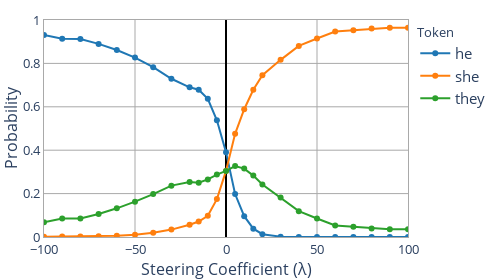

This figure's notebook cell:
### Code cell
i = 427
p = inputs[i]['prompt']
target_tokens = inputs[i]['answer_options']
print("Prompt:", task.dataset[i]["text"])
coeffs = loop_coeffs(min_coeff=-100, max_coeff=-30, increment=10) + loop_coeffs(min_coeff=-20, max_coeff=20, increment=5) + loop_coeffs(min_coeff=30, max_coeff=100, increment=10)
target_token_probs = get_target_token_probs(p, steering_vec, layer, target_tokens, coeffs)
fig = plot_steering(target_token_probs, coeffs, width=500, height=280, x_range=[-100, 100])
fig.show()

### Figure 1 — Plotly figure (JSON) as saved in the notebook; plotly's stock layout.template omitted (floating-point values rounded to 4 significant figures)
{"data": [{"marker": {"color": "#1F77B4"}, "mode": "lines+markers", "name": "he", "showlegend": true, "type": "scatter", "x": [-100, -90, -80, -70, -60, -50, -40, -30, -20, -15, -10, -5, 0, 5, 10, 15, 20, 30, 40, 50, 60, 70, 80, 90, 100], "xaxis": "x", "y": [0.9314, 0.9133, 0.9127, 0.8899, 0.8617, 0.8268, 0.7825, 0.7292, 0.6897, 0.6788, 0.6369, 0.5377, 0.391, 0.1981, 0.09611, 0.03829, 0.01282, 0.00148, 0.0001907, 3.665e-05, 1.053e-05, 4.15e-06, 2.24e-06, 1.365e-06, 1.131e-06], "yaxis": "y"}, {"marker": {"color": "#FF7F0E"}, "mode": "lines+markers", "name": "she", "showlegend": true, "type": "scatter", "x": [-100, -90, -80, -70, -60, -50, -40, -30, -20, -15, -10, -5, 0, 5, 10, 15, 20, 30, 40, 50, 60, 70, 80, 90, 100], "xaxis": "x", "y": [0.001161, 0.001763, 0.002408, 0.003871, 0.00618, 0.01041, 0.01959, 0.0341, 0.05661, 0.07154, 0.09766, 0.1746, 0.3045, 0.4753, 0.5888, 0.6788, 0.7452, 0.8164, 0.8806, 0.9149, 0.9466, 0.9526, 0.9604, 0.9649, 0.9649], "yaxis": "y"}, {"marker": {"color": "#2CA02C"}, "mode": "lines+markers", "name": "they", "showlegend": true, "type": "scatter", "x": [-100, -90, -80, -70, -60, -50, -40, -30, -20, -15, -10, -5, 0, 5, 10, 15, 20, 30, 40, 50, 60, 70, 80, 90, 100], "xaxis": "x", "y": [0.06747, 0.08495, 0.08489, 0.1063, 0.1321, 0.1628, 0.1979, 0.2367, 0.2537, 0.2497, 0.2655, 0.2878, 0.3045, 0.3266, 0.3151, 0.2829, 0.2419, 0.1822, 0.1192, 0.0851, 0.0534, 0.04743, 0.03964, 0.03514, 0.03514], "yaxis": "y"}], "layout": {"font": {"size": 15}, "height": 280, "legend": {"title": {"font": {"size": 13}, "text": "Token"}}, "margin": {"b": 20, "l": 10, "r": 10, "t": 20}, "plot_bgcolor": "white", "title": {"font": {"size": 15}, "x": 0.15, "y": 0.95}, "width": 500, "xaxis": {"anchor": "y", "domain": [0, 1], "gridcolor": "darkgrey", "linecolor": "darkgrey", "linewidth": 1, "mirror": true, "nticks": 10, "range": [-100, 100], "showgrid": true, "showline": true, "tickfont": {"size": 13}, "title": {"font": {"size": 16}, "standoff": 1, "text": "Steering Coefficient (λ)"}, "zeroline": true, "zerolinecolor": "black"}, "yaxis": {"anchor": "x", "domain": [0, 1], "gridcolor": "darkgrey", "linecolor": "darkgrey", "linewidth": 1, "mirror": true, "range": [0, 1], "showgrid": true, "showline": true, "tickfont": {"size": 13}, "title": {"font": {"size": 16}, "standoff": 2, "text": "Probability"}, "zeroline": true, "zerolinecolor": "darkgrey"}}}
